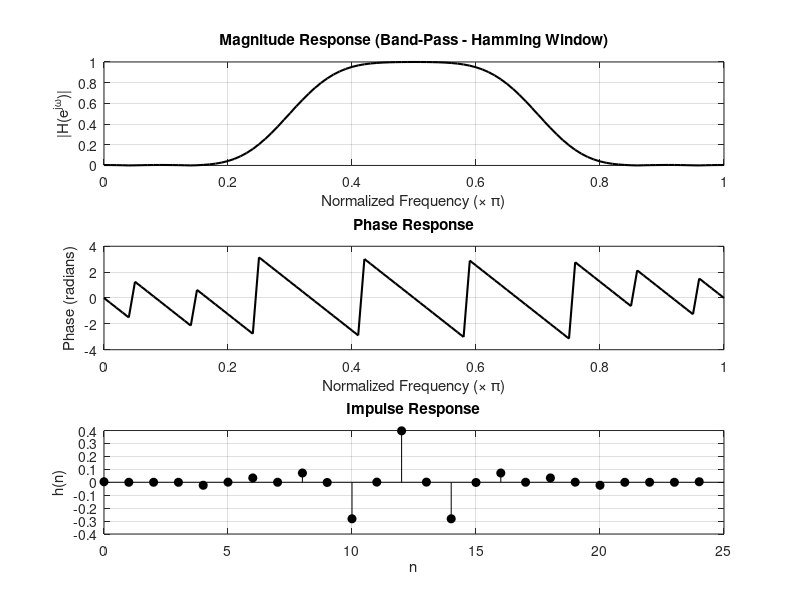

Write MATLAB code to recreate this figure.
clc;
clear;
close all;

% Band-Pass FIR Filter using Hamming Window
wc1 = 0.3*pi;     % Lower cutoff frequency
wc2 = 0.7*pi;     % Upper cutoff frequency
N = 25;           % Filter length

% Normalized frequencies
Wn = [wc1 wc2]/pi;

% FIR Band-pass filter (Hamming window)
b = fir1(N-1, Wn, 'bandpass', hamming(N));

disp('b = ');
disp(b)

% Frequency response
w = 0:0.01*pi:pi;
h = freqz(b, 1, w);

% ----------- PLOTS ----------------
figure;

% 1. Magnitude Response
subplot(3,1,1);
plot(w/pi, abs(h), 'k', 'LineWidth', 1.5);
xlabel('Normalized Frequency (\times \pi)');
ylabel('|H(e^{j\omega})|');
title('Magnitude Response (Band-Pass - Hamming Window)');
grid on;

% 2. Phase Response
subplot(3,1,2);
plot(w/pi, angle(h), 'k', 'LineWidth', 1.5);
xlabel('Normalized Frequency (\times \pi)');
ylabel('Phase (radians)');
title('Phase Response');
grid on;

% 3. Impulse Response
subplot(3,1,3);
stem(0:length(b)-1, b, 'k', 'filled');
xlabel('n');
ylabel('h(n)');
title('Impulse Response');
grid on;
